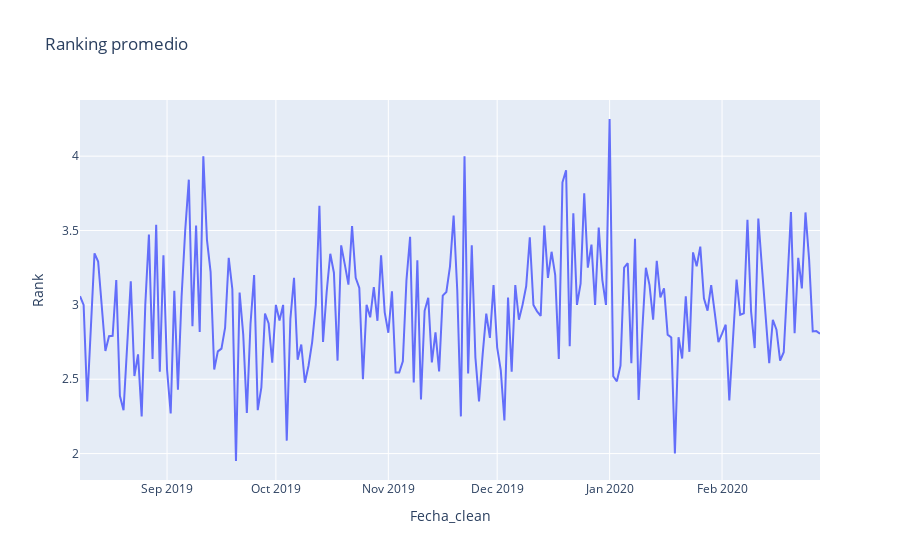

Here is the notebook cell this chart was saved with:
### Code cell
print(df_daily.Rank.mean())
px.line(df_daily, x="Fecha_clean", y="Rank", title="Ranking promedio")

### Figure 1 — Plotly figure (JSON) as saved in the notebook; plotly's stock layout.template omitted (floating-point values rounded to 4 significant figures; data arrays with more than 128 entries replaced by an {"elided": "..."} marker saying what was removed)
{"data": [{"hovertemplate": "Fecha_clean=%{x}<br>Rank=%{y}<extra></extra>", "legendgroup": "", "line": {"color": "#636efa", "dash": "solid"}, "marker": {"symbol": "circle"}, "mode": "lines", "name": "", "orientation": "v", "showlegend": false, "type": "scatter", "x": {"elided": "205 str values"}, "xaxis": "x", "y": {"elided": "205 float values"}, "yaxis": "y"}], "layout": {"legend": {"tracegroupgap": 0}, "title": {"text": "Ranking promedio"}, "xaxis": {"anchor": "y", "domain": [0, 1], "title": {"text": "Fecha_clean"}}, "yaxis": {"anchor": "x", "domain": [0, 1], "title": {"text": "Rank"}}}}
